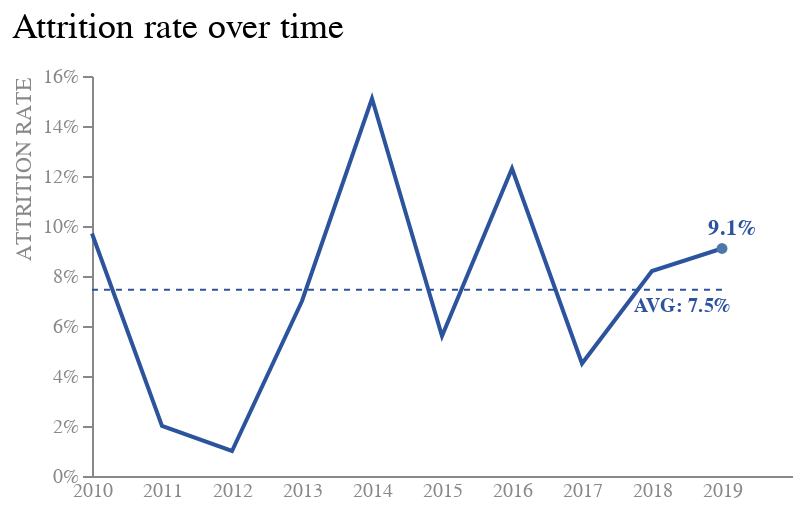

Write notebook code for a chart like this one.
### Code cell
line = base.mark_line(color = '#2c549d').encode(
    x = alt.X('Year:O',
              axis = alt.Axis(labelAngle = 0, labelColor = '#888888', ticks = False),
              title = None,
              scale = alt.Scale(align = 0)
              ), 
    y = alt.Y('Attrition Rate',
              axis = alt.Axis(grid = False, titleAnchor = 'end', 
                              labelColor = "#888888", titleColor = '#888888', 
                              tickCount = 9, format = "%", titleFontWeight = 'normal'), 
              title = "ATTRITION RATE"
              )
    )

label = base.mark_text(align = 'left', dx = 3, color = '#2c549d', fontWeight = 'bold').encode(
    x = alt.X('Year:O'),
    y = alt.Y('Attrition Rate', aggregate = {'argmax': 'Year'}),
    text = alt.Text('Attrition Rate', format = ".1%"),
    xOffset = alt.value(-10),
    yOffset = alt.value(-10)
).transform_filter(
    alt.FieldOneOfPredicate(field='Year', oneOf=[2019])
    )

label2 = alt.Chart({"values": 
                    [{"text":  ['AVG: 7.5%']}]
                    }
                    ).mark_text(size = 10, 
                                align = "left", 
                                dx = 96, dy = 15, 
                                color = '#2c549d',
                                fontWeight = 'bold'
                                ).encode(text = "text:N")

point = base.mark_point(filled = True).encode(
    x = alt.X('Year:O'),
    y = alt.Y('Attrition Rate', aggregate = {'argmax': 'Year'})
).transform_filter(
    alt.FieldOneOfPredicate(field='Year', oneOf=[2019])
    )

final = line + rule + label + label2 + point

final.properties(
    width = 350,
    height = 200
).configure_view(stroke = None)

### Figure 1 — Vega-Lite specification as saved in the notebook (floating-point values rounded to 4 significant figures)
{"config": {"view": {"continuousWidth": 300, "continuousHeight": 300, "stroke": null}}, "layer": [{"mark": {"type": "line", "color": "#2c549d"}, "encoding": {"x": {"axis": {"labelAngle": 0, "labelColor": "#888888", "ticks": false}, "field": "Year", "scale": {"align": 0}, "title": null, "type": "ordinal"}, "y": {"axis": {"format": "%", "grid": false, "labelColor": "#888888", "tickCount": 9, "titleAnchor": "end", "titleColor": "#888888", "titleFontWeight": "normal"}, "field": "Attrition Rate", "title": "ATTRITION RATE", "type": "quantitative"}}, "title": {"text": "Attrition rate over time", "anchor": "start", "fontSize": 18, "fontWeight": "normal", "offset": 10}}, {"mark": {"type": "rule", "color": "#2c549d", "strokeDash": [3, 3]}, "encoding": {"x": {"value": 0}, "x2": {"value": 315}, "y": {"aggregate": "mean", "field": "Attrition Rate", "type": "quantitative"}}, "title": {"text": "Attrition rate over time", "anchor": "start", "fontSize": 18, "fontWeight": "normal", "offset": 10}}, {"mark": {"type": "text", "align": "left", "color": "#2c549d", "dx": 3, "fontWeight": "bold"}, "encoding": {"text": {"field": "Attrition Rate", "format": ".1%", "type": "quantitative"}, "x": {"field": "Year", "type": "ordinal"}, "xOffset": {"value": -10}, "y": {"aggregate": {"argmax": "Year"}, "field": "Attrition Rate", "type": "quantitative"}, "yOffset": {"value": -10}}, "title": {"text": "Attrition rate over time", "anchor": "start", "fontSize": 18, "fontWeight": "normal", "offset": 10}, "transform": [{"filter": {"field": "Year", "oneOf": [2019]}}]}, {"data": {"name": "data-237b215111f262900345e668dc9522f9"}, "mark": {"type": "text", "align": "left", "color": "#2c549d", "dx": 96, "dy": 15, "fontWeight": "bold", "size": 10}, "encoding": {"text": {"field": "text", "type": "nominal"}}}, {"data": {"name": "data-0a7ed12b3693b0f6b7061ff4e2683f48"}, "mark": {"type": "point", "filled": true}, "encoding": {"x": {"field": "Year", "type": "ordinal"}, "y": {"aggregate": {"argmax": "Year"}, "field": "Attrition Rate", "type": "quantitative"}}, "title": {"text": "Attrition rate over time", "anchor": "start", "fontSize": 18, "fontWeight": "normal", "offset": 10}, "transform": [{"filter": {"field": "Year", "oneOf": [2019]}}]}], "data": {"name": "data-0a7ed12b3693b0f6b7061ff4e2683f48"}, "height": 200, "width": 350, "$schema": "https://vega.github.io/schema/vega-lite/v5.15.1.json", "datasets": {"data-0a7ed12b3693b0f6b7061ff4e2683f48": [{"Year": 2019, "Attrition Rate": 0.091}, {"Year": 2018, "Attrition Rate": 0.082}, {"Year": 2017, "Attrition Rate": 0.045}, {"Year": 2016, "Attrition Rate": 0.123}, {"Year": 2015, "Attrition Rate": 0.056}, {"Year": 2014, "Attrition Rate": 0.151}, {"Year": 2013, "Attrition Rate": 0.07}, {"Year": 2012, "Attrition Rate": 0.01}, {"Year": 2011, "Attrition Rate": 0.02}, {"Year": 2010, "Attrition Rate": 0.097}], "data-237b215111f262900345e668dc9522f9": [{"text": ["AVG: 7.5%"]}]}}
